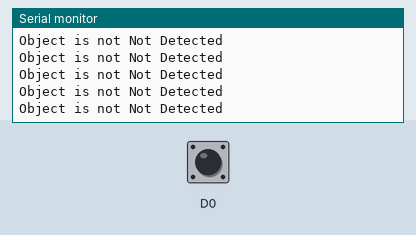
Recording of a sketch running on a simulated ESP8266 (NodeMCU). Parts: the last lines printed to the serial monitor. The test bench sets the inputs (shaded band); at power-on: D0 LOW.

Above: at 1.2 s.
1.3 s: D0 driven HIGH
At 2.1 s:
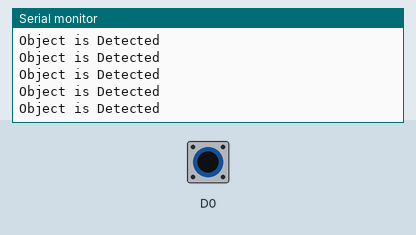
3.2 s: D0 driven LOW
At 4.2 s:
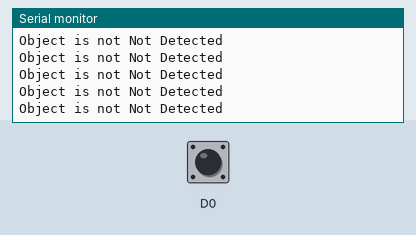
6.2 s: D0 driven HIGH
At 7.3 s:
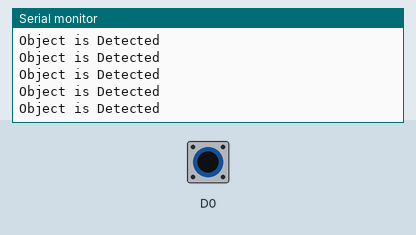
9.2 s: D0 pulsed LOW 2 times (0.12 s each, 0.3 s apart)
12.8 s: D0 driven LOW
At 13.5 s:
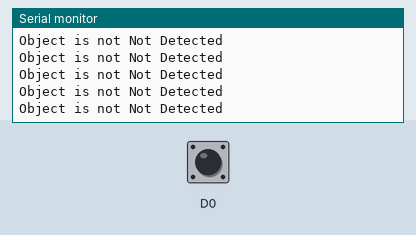
15.8 s: D0 pulsed HIGH 5 times (0.12 s each, 0.3 s apart)
At 16.5 s:
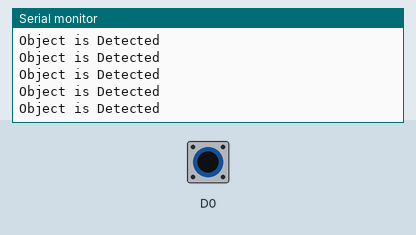

Measured:
- after the input at 1.3 s, the serial monitor: prints a new line at once (image 1)
- after the input at 6.2 s, the serial monitor: prints a new line at once (image 3)
- after the input at 12.8 s, the serial monitor: prints a new line at once (image 4)
- after the input at 15.8 s, the serial monitor: prints a new line at once (image 5)

The sketch:

IR_Sensor.ino
```cpp
void setup()
{
  pinMode (D0, INPUT);
  Serial.begin(9600);
}
void loop()
{
  int x = digitalRead(D0);

  if(x == 1)
  {
    Serial.println("Object is Detected");
  }
  else
  {
    Serial.println("Object is not Not Detected");
  }
}
```
